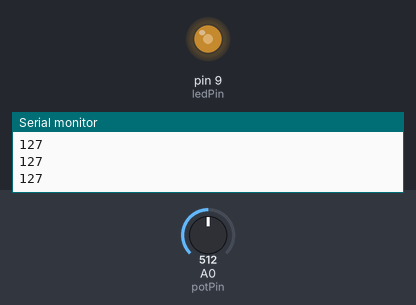
Recording of a sketch running on a simulated Arduino Uno, built with avr-gcc and run on an emulated ATmega328P. On the bench: output pins drawn as LEDs (lit = HIGH), the last lines printed to the serial monitor. The inputs (shaded band) are chosen by the test bench; at power-on: A0 (potPin) = 512.

Above: at 1.2 s.
1.3 s: A0 (potPin) set to 716
At 2.3 s:
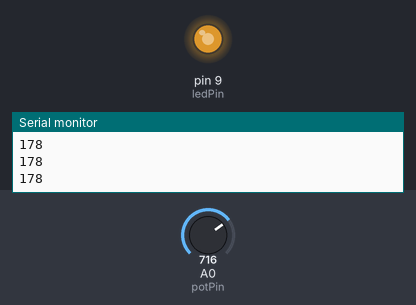
2.8 s: A0 (potPin) set to 900
At 3.6 s:
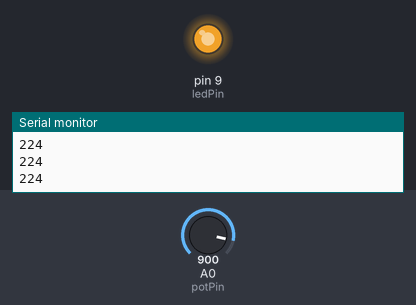
4.3 s: A0 (potPin) set to 122
At 4.6 s:
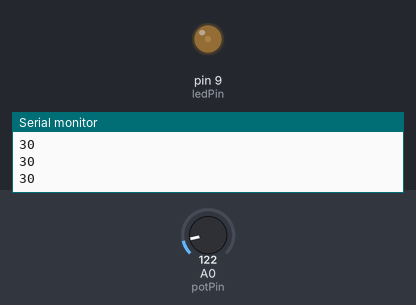
5.8 s: A0 (potPin) set to 0
At 6.9 s:
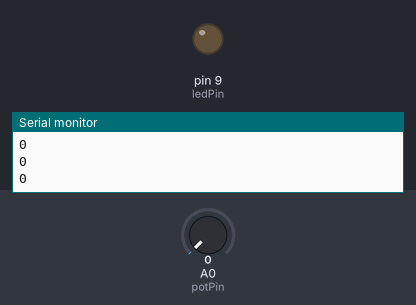
7.3 s: A0 (potPin) set to 511
At 8.1 s:
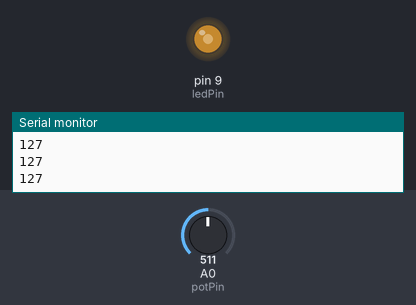
Timing chart, 0 to 9.8 s (numbered marks = the images above; inputs shaded):
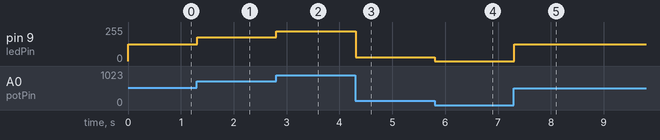

Measured:
- after the input at 1.3 s, pin 9 (ledPin): 127/255 → 178/255 at once
- after the input at 2.8 s, pin 9 (ledPin): 178/255 → 224/255 at once
- after the input at 4.3 s, pin 9 (ledPin): 224/255 → 30/255 at once
- after the input at 5.8 s, pin 9 (ledPin): 30/255 → 0/255 at once
- after the input at 7.3 s, pin 9 (ledPin): 0/255 → 127/255 at once

The sketch:

tutorial_knock.ino
```cpp
const int ledPin = 9;
int potPin = A0;

void setup() {
  pinMode(ledPin, OUTPUT);
  Serial.begin(9600);

  int reading  = analogRead(potPin);
}

void loop() {

  int potreading  = analogRead(potPin);
  int brightness = map(potreading, 0, 1023, 0, 255);


  Serial.println(brightness);


  analogWrite(ledPin, brightness);

}
```
